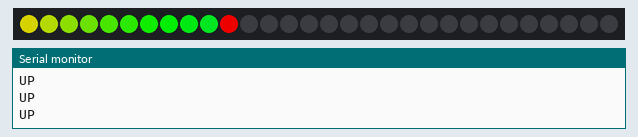
A sketch run on a simulated Arduino Uno, built with avr-gcc and run on an emulated ATmega328P. On the bench: 30 RGB LEDs in strip order, left to right, the last lines printed to the serial monitor. Dim RGB values are drawn brighter than linear; random numbers use the default seed unless the sketch sets one.

Above: at 1.15 s.
At 5.99 s:
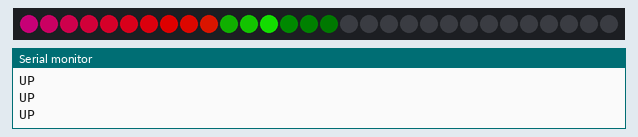
At 10.82 s:
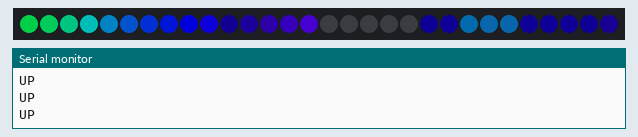
At 20.49 s:
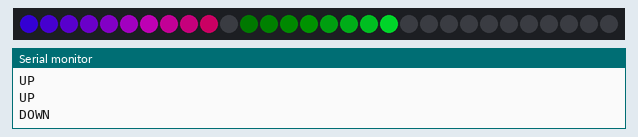
At 30.16 s:
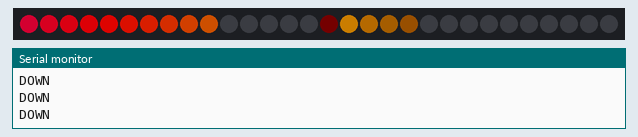
At 39.83 s:
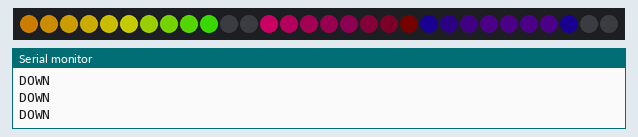

The sketch:

RainbowCylonRipple.ino
```cpp
#include <FastLED.h>

#define NUM_LEDS 30
#define NUM_LEDS_RAINBOW 10
#define NUM_LEDS_CYLON 20
#define NUM_LEDS_RIPPLE 30
#define maxRipples 6

int CYLON_Delay = 50;
int CYLON_LEDS = 9;

bool CYLON_UP = true;

unsigned long Time_Delay = 0;

CRGB Strip1[NUM_LEDS];

CRGBPalette16 currentPalette = OceanColors_p;
CRGBPalette16 targetPalette = OceanColors_p;

static uint8_t hue = 0;

void setup() {
  Serial.begin(9600);
  LEDS.addLeds<NEOPIXEL,6>(Strip1, NUM_LEDS);
  delay(1000);
}

void FADE_CYLON()
{
  for(int CYLON_LEDs = 0; CYLON_LEDs < NUM_LEDS_CYLON; CYLON_LEDs++)
  {
    Strip1[CYLON_LEDs].nscale8(200);
  }
}

void FADE_RIPPLE()
{
  for(int RIPPLE_LEDs = 0; RIPPLE_LEDs < NUM_LEDS_RIPPLE; RIPPLE_LEDs++)
  {
    Strip1[RIPPLE_LEDs].nscale8(200);
  }
}

struct ripple {
  uint8_t brightness;
  int8_t color;
  int16_t pos;
  int8_t velocity;
  uint8_t life;
  uint8_t maxLife;
  uint8_t fade;
  bool exist;

  void Move() {

    pos += velocity;
    life++;

    if (pos > NUM_LEDS - 1) {
      velocity *= -1;
      pos = NUM_LEDS - 1;
    }

    if (pos < 0) {
      velocity *= -1;
      pos = 0;
    }

    brightness = scale8(brightness, fade);
    if (life > maxLife) exist = false;

  }

  void Init(uint8_t Fade, uint8_t MaxLife) {
    pos = random8(NUM_LEDS/8, NUM_LEDS-NUM_LEDS/8);
    velocity = 1;
    life = 0;
    maxLife = MaxLife;
    exist = true;
    brightness = 255;
    color = millis();
    fade = Fade;
  }
};

typedef struct ripple Ripple;

Ripple ripples[maxRipples];

void rippless() {

  for (int i = 0; i < maxRipples; i += 2) {
    if (random8() > 224 && !ripples[i].exist) {
      ripples[i].Init(192, 10);
      ripples[i + 1] = ripples[i];
      ripples[i + 1].velocity *= -1;
    }
  }

  for (int i = 0; i < maxRipples; i++) {
    if (ripples[i].exist && 20 <= ripples[i].pos) {
      Strip1[ripples[i].pos] = ColorFromPalette(currentPalette, ripples[i].color, ripples[i].brightness, LINEARBLEND);
      ripples[i].Move();
    }
    else if(ripples[i].exist)
    {
      ripples[i].Move();
    }
  }

  FADE_RIPPLE();

}

void SetupMySimilar4Palette() {

  uint8_t thishue = random8();

  targetPalette = CRGBPalette16(CHSV(thishue+random8(32), 255, random8(200,255)),
                                CHSV(thishue+random8(32), 255, random8(190,255)),
                                CHSV(thishue+random8(32), 192, random8(180,255)),
                                CHSV(thishue+random8(32), 255, random8(170,255)));

}

void loop () {
  //RAINBOW LEDS 0-9
  uint8_t thisSpeed = 20;
  uint8_t deltaHue= 5;
  uint8_t thisHue = beat8(thisSpeed,255);
  fill_rainbow(Strip1, NUM_LEDS_RAINBOW, thisHue, deltaHue);
  FastLED.show();


  //CYLON LEDS 10-19
  if(CYLON_LEDS < NUM_LEDS_CYLON && millis() - CYLON_Delay > Time_Delay && CYLON_UP == true)
  {
    CYLON_LEDS++;
    Time_Delay = millis();
    Serial.println("UP");
    Strip1[CYLON_LEDS] = CHSV(hue++, 255, 255);
    FastLED.show();
    FADE_CYLON();
    if(CYLON_LEDS == NUM_LEDS_CYLON - 1)
    {
      CYLON_UP = false;
    }
  }
  if(CYLON_LEDS > 10 && millis() - CYLON_Delay > Time_Delay && CYLON_UP == false)
  {
    CYLON_LEDS--;
    Time_Delay = millis();
    Serial.println("DOWN");
    Strip1[CYLON_LEDS] = CHSV(hue++, 255, 255);
    FastLED.show();
    FADE_CYLON();

    if(CYLON_LEDS == 10)
    {
      static uint8_t hue = 0;
      CYLON_UP = true;
    }
  }


  //RIPPLE LEDS 20-29
  EVERY_N_MILLISECONDS(50) {
    uint8_t maxChanges = 24;
      nblendPaletteTowardPalette(currentPalette, targetPalette, maxChanges);
  }

  EVERY_N_SECONDS(5) {
    SetupMySimilar4Palette();
  }

  EVERY_N_MILLIS(50) {
    rippless();
  }

  FastLED.show();
}
```
